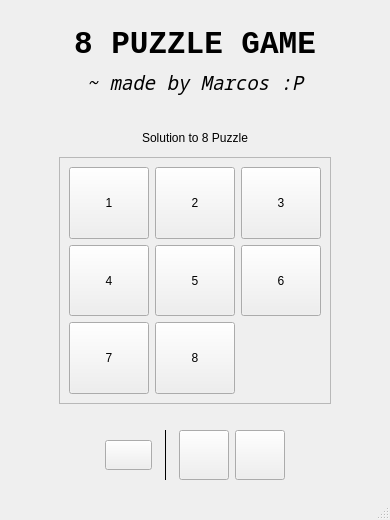
<?xml version="1.0" encoding="UTF-8"?>
<ui version="4.0">
 <class>MainWindow</class>
 <widget class="QMainWindow" name="MainWindow">
  <property name="geometry">
   <rect>
    <x>0</x>
    <y>0</y>
    <width>390</width>
    <height>520</height>
   </rect>
  </property>
  <property name="minimumSize">
   <size>
    <width>390</width>
    <height>520</height>
   </size>
  </property>
  <property name="windowTitle">
   <string>MainWindow</string>
  </property>
  <widget class="QWidget" name="centralwidget">
   <layout class="QVBoxLayout" name="verticalLayout">
    <item>
     <widget class="QStackedWidget" name="stackedWidget">
      <property name="currentIndex">
       <number>1</number>
      </property>
      <widget class="QWidget" name="gameView">
       <layout class="QGridLayout" name="gridLayout">
        <item row="0" column="0">
         <layout class="QGridLayout" name="gridLayout_2">
          <item row="0" column="2">
           <spacer name="horizontalSpacer_5">
            <property name="orientation">
             <enum>Qt::Orientation::Horizontal</enum>
            </property>
            <property name="sizeHint" stdset="0">
             <size>
              <width>40</width>
              <height>20</height>
             </size>
            </property>
           </spacer>
          </item>
          <item row="0" column="0">
           <spacer name="horizontalSpacer_4">
            <property name="orientation">
             <enum>Qt::Orientation::Horizontal</enum>
            </property>
            <property name="sizeHint" stdset="0">
             <size>
              <width>40</width>
              <height>20</height>
             </size>
            </property>
           </spacer>
          </item>
          <item row="0" column="1">
           <layout class="QVBoxLayout" name="verticalLayout_7">
            <item>
             <layout class="QHBoxLayout" name="horizontalLayout_2">
              <item>
               <layout class="QVBoxLayout" name="verticalLayout_3">
                <item>
                 <widget class="QLabel" name="timeLabel">
                  <property name="text">
                   <string>TextLabel</string>
                  </property>
                 </widget>
                </item>
                <item>
                 <widget class="QLabel" name="timeValueLabel">
                  <property name="font">
                   <font>
                    <bold>true</bold>
                   </font>
                  </property>
                  <property name="text">
                   <string>TextLabel</string>
                  </property>
                 </widget>
                </item>
               </layout>
              </item>
              <item>
               <spacer name="horizontalSpacer">
                <property name="orientation">
                 <enum>Qt::Orientation::Horizontal</enum>
                </property>
                <property name="sizeHint" stdset="0">
                 <size>
                  <width>40</width>
                  <height>20</height>
                 </size>
                </property>
               </spacer>
              </item>
              <item>
               <layout class="QVBoxLayout" name="verticalLayout_2">
                <item>
                 <widget class="QLabel" name="movesLabel">
                  <property name="text">
                   <string>TextLabel</string>
                  </property>
                  <property name="alignment">
                   <set>Qt::AlignmentFlag::AlignRight|Qt::AlignmentFlag::AlignTrailing|Qt::AlignmentFlag::AlignVCenter</set>
                  </property>
                 </widget>
                </item>
                <item>
                 <widget class="QLabel" name="movesValueLabel">
                  <property name="font">
                   <font>
                    <bold>true</bold>
                   </font>
                  </property>
                  <property name="text">
                   <string>TextLabel</string>
                  </property>
                  <property name="alignment">
                   <set>Qt::AlignmentFlag::AlignRight|Qt::AlignmentFlag::AlignTrailing|Qt::AlignmentFlag::AlignVCenter</set>
                  </property>
                 </widget>
                </item>
               </layout>
              </item>
             </layout>
            </item>
            <item>
             <spacer name="verticalSpacer">
              <property name="orientation">
               <enum>Qt::Orientation::Vertical</enum>
              </property>
              <property name="sizeType">
               <enum>QSizePolicy::Policy::Fixed</enum>
              </property>
              <property name="sizeHint" stdset="0">
               <size>
                <width>0</width>
                <height>10</height>
               </size>
              </property>
             </spacer>
            </item>
            <item>
             <layout class="QGridLayout" name="buttonsGridLayout">
              <property name="sizeConstraint">
               <enum>QLayout::SizeConstraint::SetFixedSize</enum>
              </property>
             </layout>
            </item>
            <item>
             <spacer name="verticalSpacer_2">
              <property name="orientation">
               <enum>Qt::Orientation::Vertical</enum>
              </property>
              <property name="sizeType">
               <enum>QSizePolicy::Policy::Fixed</enum>
              </property>
              <property name="sizeHint" stdset="0">
               <size>
                <width>0</width>
                <height>10</height>
               </size>
              </property>
             </spacer>
            </item>
            <item>
             <layout class="QHBoxLayout" name="horizontalLayout_4">
              <item>
               <spacer name="horizontalSpacer_2">
                <property name="orientation">
                 <enum>Qt::Orientation::Horizontal</enum>
                </property>
                <property name="sizeHint" stdset="0">
                 <size>
                  <width>40</width>
                  <height>20</height>
                 </size>
                </property>
               </spacer>
              </item>
              <item>
               <widget class="QPushButton" name="gameButton">
                <property name="sizePolicy">
                 <sizepolicy hsizetype="Fixed" vsizetype="Fixed">
                  <horstretch>0</horstretch>
                  <verstretch>0</verstretch>
                 </sizepolicy>
                </property>
                <property name="minimumSize">
                 <size>
                  <width>50</width>
                  <height>50</height>
                 </size>
                </property>
                <property name="baseSize">
                 <size>
                  <width>0</width>
                  <height>0</height>
                 </size>
                </property>
                <property name="toolTip">
                 <string/>
                </property>
                <property name="statusTip">
                 <string/>
                </property>
                <property name="whatsThis">
                 <string/>
                </property>
                <property name="text">
                 <string/>
                </property>
                <property name="icon">
                 <iconset>
                  <selectedoff>:/media/images/play.png</selectedoff>
                  <selectedon>:/media/images/pause.png</selectedon>
                 </iconset>
                </property>
                <property name="iconSize">
                 <size>
                  <width>45</width>
                  <height>45</height>
                 </size>
                </property>
                <property name="checkable">
                 <bool>true</bool>
                </property>
                <property name="checked">
                 <bool>true</bool>
                </property>
                <property name="default">
                 <bool>false</bool>
                </property>
                <property name="flat">
                 <bool>false</bool>
                </property>
               </widget>
              </item>
              <item>
               <widget class="QPushButton" name="undoButton">
                <property name="sizePolicy">
                 <sizepolicy hsizetype="Fixed" vsizetype="Fixed">
                  <horstretch>0</horstretch>
                  <verstretch>0</verstretch>
                 </sizepolicy>
                </property>
                <property name="minimumSize">
                 <size>
                  <width>50</width>
                  <height>50</height>
                 </size>
                </property>
                <property name="text">
                 <string/>
                </property>
                <property name="icon">
                 <iconset>
                  <normalon>:/media/images/undo.png</normalon>
                 </iconset>
                </property>
                <property name="iconSize">
                 <size>
                  <width>45</width>
                  <height>45</height>
                 </size>
                </property>
                <property name="flat">
                 <bool>false</bool>
                </property>
               </widget>
              </item>
              <item>
               <widget class="QPushButton" name="redoButton">
                <property name="sizePolicy">
                 <sizepolicy hsizetype="Fixed" vsizetype="Fixed">
                  <horstretch>0</horstretch>
                  <verstretch>0</verstretch>
                 </sizepolicy>
                </property>
                <property name="minimumSize">
                 <size>
                  <width>50</width>
                  <height>50</height>
                 </size>
                </property>
                <property name="text">
                 <string/>
                </property>
                <property name="icon">
                 <iconset>
                  <normalon>:/media/images/redo.png</normalon>
                 </iconset>
                </property>
                <property name="iconSize">
                 <size>
                  <width>45</width>
                  <height>45</height>
                 </size>
                </property>
                <property name="flat">
                 <bool>false</bool>
                </property>
               </widget>
              </item>
              <item>
               <widget class="QPushButton" name="resetButton">
                <property name="sizePolicy">
                 <sizepolicy hsizetype="Fixed" vsizetype="Fixed">
                  <horstretch>0</horstretch>
                  <verstretch>0</verstretch>
                 </sizepolicy>
                </property>
                <property name="minimumSize">
                 <size>
                  <width>50</width>
                  <height>50</height>
                 </size>
                </property>
                <property name="text">
                 <string/>
                </property>
                <property name="icon">
                 <iconset>
                  <normalon>:/media/images/reset.png</normalon>
                 </iconset>
                </property>
                <property name="iconSize">
                 <size>
                  <width>45</width>
                  <height>45</height>
                 </size>
                </property>
                <property name="flat">
                 <bool>false</bool>
                </property>
               </widget>
              </item>
              <item>
               <spacer name="horizontalSpacer_12">
                <property name="orientation">
                 <enum>Qt::Orientation::Horizontal</enum>
                </property>
                <property name="sizeType">
                 <enum>QSizePolicy::Policy::Fixed</enum>
                </property>
                <property name="sizeHint" stdset="0">
                 <size>
                  <width>6</width>
                  <height>0</height>
                 </size>
                </property>
               </spacer>
              </item>
              <item>
               <widget class="Line" name="lineSeparator2">
                <property name="enabled">
                 <bool>true</bool>
                </property>
                <property name="sizePolicy">
                 <sizepolicy hsizetype="Fixed" vsizetype="Minimum">
                  <horstretch>0</horstretch>
                  <verstretch>0</verstretch>
                 </sizepolicy>
                </property>
                <property name="minimumSize">
                 <size>
                  <width>3</width>
                  <height>0</height>
                 </size>
                </property>
                <property name="frameShadow">
                 <enum>QFrame::Shadow::Plain</enum>
                </property>
                <property name="lineWidth">
                 <number>1</number>
                </property>
                <property name="orientation">
                 <enum>Qt::Orientation::Vertical</enum>
                </property>
               </widget>
              </item>
              <item>
               <spacer name="horizontalSpacer_13">
                <property name="orientation">
                 <enum>Qt::Orientation::Horizontal</enum>
                </property>
                <property name="sizeType">
                 <enum>QSizePolicy::Policy::Fixed</enum>
                </property>
                <property name="sizeHint" stdset="0">
                 <size>
                  <width>6</width>
                  <height>0</height>
                 </size>
                </property>
               </spacer>
              </item>
              <item>
               <widget class="QPushButton" name="themeButton2">
                <property name="sizePolicy">
                 <sizepolicy hsizetype="Fixed" vsizetype="Fixed">
                  <horstretch>0</horstretch>
                  <verstretch>0</verstretch>
                 </sizepolicy>
                </property>
                <property name="minimumSize">
                 <size>
                  <width>50</width>
                  <height>50</height>
                 </size>
                </property>
                <property name="text">
                 <string/>
                </property>
                <property name="icon">
                 <iconset>
                  <selectedoff>:/media/images/light.png</selectedoff>
                  <selectedon>:/media/images/dark.png</selectedon>
                 </iconset>
                </property>
                <property name="iconSize">
                 <size>
                  <width>45</width>
                  <height>45</height>
                 </size>
                </property>
                <property name="checkable">
                 <bool>true</bool>
                </property>
                <property name="flat">
                 <bool>false</bool>
                </property>
               </widget>
              </item>
              <item>
               <widget class="QPushButton" name="homeButton">
                <property name="sizePolicy">
                 <sizepolicy hsizetype="Fixed" vsizetype="Fixed">
                  <horstretch>0</horstretch>
                  <verstretch>0</verstretch>
                 </sizepolicy>
                </property>
                <property name="minimumSize">
                 <size>
                  <width>50</width>
                  <height>50</height>
                 </size>
                </property>
                <property name="text">
                 <string/>
                </property>
                <property name="icon">
                 <iconset>
                  <selectedon>:/media/images/home.png</selectedon>
                 </iconset>
                </property>
                <property name="iconSize">
                 <size>
                  <width>45</width>
                  <height>45</height>
                 </size>
                </property>
                <property name="checkable">
                 <bool>false</bool>
                </property>
                <property name="checked">
                 <bool>false</bool>
                </property>
               </widget>
              </item>
              <item>
               <spacer name="horizontalSpacer_3">
                <property name="orientation">
                 <enum>Qt::Orientation::Horizontal</enum>
                </property>
                <property name="sizeHint" stdset="0">
                 <size>
                  <width>40</width>
                  <height>20</height>
                 </size>
                </property>
               </spacer>
              </item>
             </layout>
            </item>
           </layout>
          </item>
         </layout>
        </item>
       </layout>
      </widget>
      <widget class="QWidget" name="welcomeView">
       <layout class="QGridLayout" name="gridLayout_4">
        <item row="0" column="0">
         <layout class="QGridLayout" name="gridLayout_3">
          <item row="0" column="0">
           <spacer name="horizontalSpacer_8">
            <property name="orientation">
             <enum>Qt::Orientation::Horizontal</enum>
            </property>
            <property name="sizeType">
             <enum>QSizePolicy::Policy::Expanding</enum>
            </property>
            <property name="sizeHint" stdset="0">
             <size>
              <width>40</width>
              <height>20</height>
             </size>
            </property>
           </spacer>
          </item>
          <item row="0" column="2">
           <spacer name="horizontalSpacer_9">
            <property name="orientation">
             <enum>Qt::Orientation::Horizontal</enum>
            </property>
            <property name="sizeType">
             <enum>QSizePolicy::Policy::Expanding</enum>
            </property>
            <property name="sizeHint" stdset="0">
             <size>
              <width>40</width>
              <height>20</height>
             </size>
            </property>
           </spacer>
          </item>
          <item row="0" column="1">
           <layout class="QVBoxLayout" name="verticalLayout_4">
            <item>
             <widget class="QFrame" name="frame">
              <property name="frameShape">
               <enum>QFrame::Shape::NoFrame</enum>
              </property>
              <property name="frameShadow">
               <enum>QFrame::Shadow::Plain</enum>
              </property>
              <layout class="QVBoxLayout" name="verticalLayout_5">
               <item>
                <widget class="QLabel" name="titleLabel">
                 <property name="enabled">
                  <bool>true</bool>
                 </property>
                 <property name="font">
                  <font>
                   <family>Monospace</family>
                   <pointsize>23</pointsize>
                   <italic>false</italic>
                   <bold>true</bold>
                   <strikeout>false</strikeout>
                  </font>
                 </property>
                 <property name="frameShape">
                  <enum>QFrame::Shape::NoFrame</enum>
                 </property>
                 <property name="text">
                  <string>8 PUZZLE GAME</string>
                 </property>
                 <property name="textFormat">
                  <enum>Qt::TextFormat::AutoText</enum>
                 </property>
                 <property name="alignment">
                  <set>Qt::AlignmentFlag::AlignCenter</set>
                 </property>
                 <property name="wordWrap">
                  <bool>false</bool>
                 </property>
                </widget>
               </item>
               <item>
                <widget class="QLabel" name="authorLabel">
                 <property name="baseSize">
                  <size>
                   <width>0</width>
                   <height>0</height>
                  </size>
                 </property>
                 <property name="font">
                  <font>
                   <family>Noto Sans Mono</family>
                   <pointsize>14</pointsize>
                   <italic>true</italic>
                   <bold>false</bold>
                  </font>
                 </property>
                 <property name="text">
                  <string>~ made by Marcos :P</string>
                 </property>
                 <property name="alignment">
                  <set>Qt::AlignmentFlag::AlignCenter</set>
                 </property>
                </widget>
               </item>
              </layout>
             </widget>
            </item>
            <item>
             <spacer name="verticalSpacer_5">
              <property name="orientation">
               <enum>Qt::Orientation::Vertical</enum>
              </property>
              <property name="sizeType">
               <enum>QSizePolicy::Policy::Fixed</enum>
              </property>
              <property name="sizeHint" stdset="0">
               <size>
                <width>0</width>
                <height>20</height>
               </size>
              </property>
             </spacer>
            </item>
            <item>
             <widget class="QLabel" name="puzzleSolLabel">
              <property name="text">
               <string>Solution to 8 Puzzle</string>
              </property>
              <property name="alignment">
               <set>Qt::AlignmentFlag::AlignCenter</set>
              </property>
             </widget>
            </item>
            <item>
             <spacer name="verticalSpacer_3">
              <property name="orientation">
               <enum>Qt::Orientation::Vertical</enum>
              </property>
              <property name="sizeType">
               <enum>QSizePolicy::Policy::Fixed</enum>
              </property>
              <property name="sizeHint" stdset="0">
               <size>
                <width>0</width>
                <height>6</height>
               </size>
              </property>
             </spacer>
            </item>
            <item>
             <widget class="QFrame" name="frame_2">
              <property name="frameShape">
               <enum>QFrame::Shape::StyledPanel</enum>
              </property>
              <property name="frameShadow">
               <enum>QFrame::Shadow::Raised</enum>
              </property>
              <layout class="QGridLayout" name="gridLayout_6">
               <item row="3" column="0">
                <layout class="QGridLayout" name="welcomeButtonsGridLayout">
                 <item row="4" column="2">
                  <widget class="QPushButton" name="pushButton_5">
                   <property name="sizePolicy">
                    <sizepolicy hsizetype="Expanding" vsizetype="Expanding">
                     <horstretch>0</horstretch>
                     <verstretch>0</verstretch>
                    </sizepolicy>
                   </property>
                   <property name="minimumSize">
                    <size>
                     <width>50</width>
                     <height>50</height>
                    </size>
                   </property>
                   <property name="text">
                    <string>5</string>
                   </property>
                  </widget>
                 </item>
                 <item row="3" column="1">
                  <widget class="QPushButton" name="pushButton_1">
                   <property name="sizePolicy">
                    <sizepolicy hsizetype="Expanding" vsizetype="Expanding">
                     <horstretch>0</horstretch>
                     <verstretch>0</verstretch>
                    </sizepolicy>
                   </property>
                   <property name="minimumSize">
                    <size>
                     <width>50</width>
                     <height>50</height>
                    </size>
                   </property>
                   <property name="text">
                    <string>1</string>
                   </property>
                  </widget>
                 </item>
                 <item row="3" column="2">
                  <widget class="QPushButton" name="pushButton_2">
                   <property name="sizePolicy">
                    <sizepolicy hsizetype="Expanding" vsizetype="Expanding">
                     <horstretch>0</horstretch>
                     <verstretch>0</verstretch>
                    </sizepolicy>
                   </property>
                   <property name="minimumSize">
                    <size>
                     <width>50</width>
                     <height>50</height>
                    </size>
                   </property>
                   <property name="text">
                    <string>2</string>
                   </property>
                  </widget>
                 </item>
                 <item row="4" column="1">
                  <widget class="QPushButton" name="pushButton_4">
                   <property name="sizePolicy">
                    <sizepolicy hsizetype="Expanding" vsizetype="Expanding">
                     <horstretch>0</horstretch>
                     <verstretch>0</verstretch>
                    </sizepolicy>
                   </property>
                   <property name="minimumSize">
                    <size>
                     <width>50</width>
                     <height>50</height>
                    </size>
                   </property>
                   <property name="text">
                    <string>4</string>
                   </property>
                  </widget>
                 </item>
                 <item row="4" column="3">
                  <widget class="QPushButton" name="pushButton_6">
                   <property name="sizePolicy">
                    <sizepolicy hsizetype="Expanding" vsizetype="Expanding">
                     <horstretch>0</horstretch>
                     <verstretch>0</verstretch>
                    </sizepolicy>
                   </property>
                   <property name="minimumSize">
                    <size>
                     <width>50</width>
                     <height>50</height>
                    </size>
                   </property>
                   <property name="text">
                    <string>6</string>
                   </property>
                  </widget>
                 </item>
                 <item row="3" column="3">
                  <widget class="QPushButton" name="pushButton_3">
                   <property name="sizePolicy">
                    <sizepolicy hsizetype="Expanding" vsizetype="Expanding">
                     <horstretch>0</horstretch>
                     <verstretch>0</verstretch>
                    </sizepolicy>
                   </property>
                   <property name="minimumSize">
                    <size>
                     <width>50</width>
                     <height>50</height>
                    </size>
                   </property>
                   <property name="text">
                    <string>3</string>
                   </property>
                  </widget>
                 </item>
                 <item row="5" column="1">
                  <widget class="QPushButton" name="pushButton_7">
                   <property name="sizePolicy">
                    <sizepolicy hsizetype="Expanding" vsizetype="Expanding">
                     <horstretch>0</horstretch>
                     <verstretch>0</verstretch>
                    </sizepolicy>
                   </property>
                   <property name="minimumSize">
                    <size>
                     <width>50</width>
                     <height>50</height>
                    </size>
                   </property>
                   <property name="text">
                    <string>7</string>
                   </property>
                  </widget>
                 </item>
                 <item row="5" column="2">
                  <widget class="QPushButton" name="pushButton_8">
                   <property name="sizePolicy">
                    <sizepolicy hsizetype="Expanding" vsizetype="Expanding">
                     <horstretch>0</horstretch>
                     <verstretch>0</verstretch>
                    </sizepolicy>
                   </property>
                   <property name="minimumSize">
                    <size>
                     <width>50</width>
                     <height>50</height>
                    </size>
                   </property>
                   <property name="text">
                    <string>8</string>
                   </property>
                  </widget>
                 </item>
                </layout>
               </item>
              </layout>
             </widget>
            </item>
            <item>
             <layout class="QHBoxLayout" name="horizontalLayout_3">
              <property name="sizeConstraint">
               <enum>QLayout::SizeConstraint::SetDefaultConstraint</enum>
              </property>
             </layout>
            </item>
            <item>
             <spacer name="verticalSpacer_4">
              <property name="orientation">
               <enum>Qt::Orientation::Vertical</enum>
              </property>
              <property name="sizeType">
               <enum>QSizePolicy::Policy::Fixed</enum>
              </property>
              <property name="sizeHint" stdset="0">
               <size>
                <width>0</width>
                <height>20</height>
               </size>
              </property>
             </spacer>
            </item>
            <item>
             <layout class="QHBoxLayout" name="horizontalLayout">
              <item>
               <spacer name="horizontalSpacer_6">
                <property name="orientation">
                 <enum>Qt::Orientation::Horizontal</enum>
                </property>
                <property name="sizeHint" stdset="0">
                 <size>
                  <width>40</width>
                  <height>20</height>
                 </size>
                </property>
               </spacer>
              </item>
              <item>
               <widget class="QPushButton" name="startButton">
                <property name="enabled">
                 <bool>true</bool>
                </property>
                <property name="sizePolicy">
                 <sizepolicy hsizetype="Expanding" vsizetype="Fixed">
                  <horstretch>0</horstretch>
                  <verstretch>0</verstretch>
                 </sizepolicy>
                </property>
                <property name="minimumSize">
                 <size>
                  <width>0</width>
                  <height>30</height>
                 </size>
                </property>
                <property name="baseSize">
                 <size>
                  <width>0</width>
                  <height>0</height>
                 </size>
                </property>
                <property name="mouseTracking">
                 <bool>false</bool>
                </property>
                <property name="text">
                 <string/>
                </property>
                <property name="iconSize">
                 <size>
                  <width>0</width>
                  <height>0</height>
                 </size>
                </property>
               </widget>
              </item>
              <item>
               <spacer name="horizontalSpacer_10">
                <property name="orientation">
                 <enum>Qt::Orientation::Horizontal</enum>
                </property>
                <property name="sizeType">
                 <enum>QSizePolicy::Policy::Fixed</enum>
                </property>
                <property name="sizeHint" stdset="0">
                 <size>
                  <width>6</width>
                  <height>0</height>
                 </size>
                </property>
               </spacer>
              </item>
              <item>
               <widget class="Line" name="lineSeparator1">
                <property name="minimumSize">
                 <size>
                  <width>3</width>
                  <height>0</height>
                 </size>
                </property>
                <property name="sizeIncrement">
                 <size>
                  <width>0</width>
                  <height>0</height>
                 </size>
                </property>
                <property name="font">
                 <font>
                  <bold>false</bold>
                 </font>
                </property>
                <property name="frameShadow">
                 <enum>QFrame::Shadow::Plain</enum>
                </property>
                <property name="lineWidth">
                 <number>1</number>
                </property>
                <property name="orientation">
                 <enum>Qt::Orientation::Vertical</enum>
                </property>
               </widget>
              </item>
              <item>
               <spacer name="horizontalSpacer_11">
                <property name="orientation">
                 <enum>Qt::Orientation::Horizontal</enum>
                </property>
                <property name="sizeType">
                 <enum>QSizePolicy::Policy::Fixed</enum>
                </property>
                <property name="sizeHint" stdset="0">
                 <size>
                  <width>6</width>
                  <height>0</height>
                 </size>
                </property>
               </spacer>
              </item>
              <item>
               <widget class="QPushButton" name="themeButton1">
                <property name="sizePolicy">
                 <sizepolicy hsizetype="Fixed" vsizetype="Fixed">
                  <horstretch>0</horstretch>
                  <verstretch>0</verstretch>
                 </sizepolicy>
                </property>
                <property name="minimumSize">
                 <size>
                  <width>50</width>
                  <height>50</height>
                 </size>
                </property>
                <property name="font">
                 <font>
                  <stylestrategy>PreferDefault</stylestrategy>
                 </font>
                </property>
                <property name="text">
                 <string/>
                </property>
                <property name="icon">
                 <iconset>
                  <selectedoff>:/media/images/light.png</selectedoff>
                  <selectedon>:/media/images/dark.png</selectedon>
                 </iconset>
                </property>
                <property name="iconSize">
                 <size>
                  <width>50</width>
                  <height>50</height>
                 </size>
                </property>
                <property name="checkable">
                 <bool>true</bool>
                </property>
               </widget>
              </item>
              <item>
               <widget class="QPushButton" name="languageButton">
                <property name="sizePolicy">
                 <sizepolicy hsizetype="Fixed" vsizetype="Fixed">
                  <horstretch>0</horstretch>
                  <verstretch>0</verstretch>
                 </sizepolicy>
                </property>
                <property name="minimumSize">
                 <size>
                  <width>50</width>
                  <height>50</height>
                 </size>
                </property>
                <property name="sizeIncrement">
                 <size>
                  <width>50</width>
                  <height>50</height>
                 </size>
                </property>
                <property name="text">
                 <string/>
                </property>
                <property name="icon">
                 <iconset>
                  <selectedon>:/media/images/language.png</selectedon>
                 </iconset>
                </property>
                <property name="iconSize">
                 <size>
                  <width>50</width>
                  <height>50</height>
                 </size>
                </property>
                <property name="checkable">
                 <bool>true</bool>
                </property>
               </widget>
              </item>
              <item>
               <spacer name="horizontalSpacer_7">
                <property name="orientation">
                 <enum>Qt::Orientation::Horizontal</enum>
                </property>
                <property name="sizeHint" stdset="0">
                 <size>
                  <width>40</width>
                  <height>20</height>
                 </size>
                </property>
               </spacer>
              </item>
             </layout>
            </item>
           </layout>
          </item>
         </layout>
        </item>
       </layout>
      </widget>
     </widget>
    </item>
   </layout>
  </widget>
  <widget class="QMenuBar" name="menubar">
   <property name="geometry">
    <rect>
     <x>0</x>
     <y>0</y>
     <width>390</width>
     <height>23</height>
    </rect>
   </property>
  </widget>
  <widget class="QStatusBar" name="statusbar"/>
 </widget>
 <resources/>
 <connections/>
</ui>
